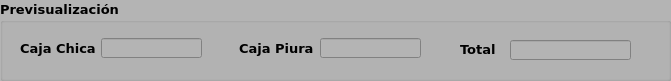
   <widget class="QGroupBox" name="groupBox_4">
    <property name="geometry">
     <rect>
      <x>20</x>
      <y>240</y>
      <width>671</width>
      <height>81</height>
     </rect>
    </property>
    <property name="palette">
     <palette>
      <active>
       <colorrole role="WindowText">
        <brush brushstyle="SolidPattern">
         <color alpha="255">
          <red>0</red>
          <green>0</green>
          <blue>0</blue>
         </color>
        </brush>
       </colorrole>
       <colorrole role="Button">
        <brush brushstyle="SolidPattern">
         <color alpha="255">
          <red>180</red>
          <green>180</green>
          <blue>180</blue>
         </color>
        </brush>
       </colorrole>
       <colorrole role="Light">
        <brush brushstyle="SolidPattern">
         <color alpha="255">
          <red>255</red>
          <green>255</green>
          <blue>255</blue>
         </color>
        </brush>
       </colorrole>
       <colorrole role="Midlight">
        <brush brushstyle="SolidPattern">
         <color alpha="255">
          <red>217</red>
          <green>217</green>
          <blue>217</blue>
         </color>
        </brush>
       </colorrole>
       <colorrole role="Dark">
        <brush brushstyle="SolidPattern">
         <color alpha="255">
          <red>90</red>
          <green>90</green>
          <blue>90</blue>
         </color>
        </brush>
       </colorrole>
       <colorrole role="Mid">
        <brush brushstyle="SolidPattern">
         <color alpha="255">
          <red>120</red>
          <green>120</green>
          <blue>120</blue>
         </color>
        </brush>
       </colorrole>
       <colorrole role="Text">
        <brush brushstyle="SolidPattern">
         <color alpha="255">
          <red>0</red>
          <green>0</green>
          <blue>0</blue>
         </color>
        </brush>
       </colorrole>
       <colorrole role="BrightText">
        <brush brushstyle="SolidPattern">
         <color alpha="255">
          <red>255</red>
          <green>255</green>
          <blue>255</blue>
         </color>
        </brush>
       </colorrole>
       <colorrole role="ButtonText">
        <brush brushstyle="SolidPattern">
         <color alpha="255">
          <red>0</red>
          <green>0</green>
          <blue>0</blue>
         </color>
        </brush>
       </colorrole>
       <colorrole role="Base">
        <brush brushstyle="SolidPattern">
         <color alpha="255">
          <red>255</red>
          <green>255</green>
          <blue>255</blue>
         </color>
        </brush>
       </colorrole>
       <colorrole role="Window">
        <brush brushstyle="SolidPattern">
         <color alpha="255">
          <red>180</red>
          <green>180</green>
          <blue>180</blue>
         </color>
        </brush>
       </colorrole>
       <colorrole role="Shadow">
        <brush brushstyle="SolidPattern">
         <color alpha="255">
          <red>0</red>
          <green>0</green>
          <blue>0</blue>
         </color>
        </brush>
       </colorrole>
       <colorrole role="AlternateBase">
        <brush brushstyle="SolidPattern">
         <color alpha="255">
          <red>217</red>
          <green>217</green>
          <blue>217</blue>
         </color>
        </brush>
       </colorrole>
       <colorrole role="ToolTipBase">
        <brush brushstyle="SolidPattern">
         <color alpha="255">
          <red>255</red>
          <green>255</green>
          <blue>220</blue>
         </color>
        </brush>
       </colorrole>
       <colorrole role="ToolTipText">
        <brush brushstyle="SolidPattern">
         <color alpha="255">
          <red>0</red>
          <green>0</green>
          <blue>0</blue>
         </color>
        </brush>
       </colorrole>
       <colorrole role="PlaceholderText">
        <brush brushstyle="SolidPattern">
         <color alpha="128">
          <red>0</red>
          <green>0</green>
          <blue>0</blue>
         </color>
        </brush>
       </colorrole>
      </active>
      <inactive>
       <colorrole role="WindowText">
        <brush brushstyle="SolidPattern">
         <color alpha="255">
          <red>0</red>
          <green>0</green>
          <blue>0</blue>
         </color>
        </brush>
       </colorrole>
       <colorrole role="Button">
        <brush brushstyle="SolidPattern">
         <color alpha="255">
          <red>180</red>
          <green>180</green>
          <blue>180</blue>
         </color>
        </brush>
       </colorrole>
       <colorrole role="Light">
        <brush brushstyle="SolidPattern">
         <color alpha="255">
          <red>255</red>
          <green>255</green>
          <blue>255</blue>
         </color>
        </brush>
       </colorrole>
       <colorrole role="Midlight">
        <brush brushstyle="SolidPattern">
         <color alpha="255">
          <red>217</red>
          <green>217</green>
          <blue>217</blue>
         </color>
        </brush>
       </colorrole>
       <colorrole role="Dark">
        <brush brushstyle="SolidPattern">
         <color alpha="255">
          <red>90</red>
          <green>90</green>
          <blue>90</blue>
         </color>
        </brush>
       </colorrole>
       <colorrole role="Mid">
        <brush brushstyle="SolidPattern">
         <color alpha="255">
          <red>120</red>
          <green>120</green>
          <blue>120</blue>
         </color>
        </brush>
       </colorrole>
       <colorrole role="Text">
        <brush brushstyle="SolidPattern">
         <color alpha="255">
          <red>0</red>
          <green>0</green>
          <blue>0</blue>
         </color>
        </brush>
       </colorrole>
       <colorrole role="BrightText">
        <brush brushstyle="SolidPattern">
         <color alpha="255">
          <red>255</red>
          <green>255</green>
          <blue>255</blue>
         </color>
        </brush>
       </colorrole>
       <colorrole role="ButtonText">
        <brush brushstyle="SolidPattern">
         <color alpha="255">
          <red>0</red>
          <green>0</green>
          <blue>0</blue>
         </color>
        </brush>
       </colorrole>
       <colorrole role="Base">
        <brush brushstyle="SolidPattern">
         <color alpha="255">
          <red>255</red>
          <green>255</green>
          <blue>255</blue>
         </color>
        </brush>
       </colorrole>
       <colorrole role="Window">
        <brush brushstyle="SolidPattern">
         <color alpha="255">
          <red>180</red>
          <green>180</green>
          <blue>180</blue>
         </color>
        </brush>
       </colorrole>
       <colorrole role="Shadow">
        <brush brushstyle="SolidPattern">
         <color alpha="255">
          <red>0</red>
          <green>0</green>
          <blue>0</blue>
         </color>
        </brush>
       </colorrole>
       <colorrole role="AlternateBase">
        <brush brushstyle="SolidPattern">
         <color alpha="255">
          <red>217</red>
          <green>217</green>
          <blue>217</blue>
         </color>
        </brush>
       </colorrole>
       <colorrole role="ToolTipBase">
        <brush brushstyle="SolidPattern">
         <color alpha="255">
          <red>255</red>
          <green>255</green>
          <blue>220</blue>
         </color>
        </brush>
       </colorrole>
       <colorrole role="ToolTipText">
        <brush brushstyle="SolidPattern">
         <color alpha="255">
          <red>0</red>
          <green>0</green>
          <blue>0</blue>
         </color>
        </brush>
       </colorrole>
       <colorrole role="PlaceholderText">
        <brush brushstyle="SolidPattern">
         <color alpha="128">
          <red>0</red>
          <green>0</green>
          <blue>0</blue>
         </color>
        </brush>
       </colorrole>
      </inactive>
      <disabled>
       <colorrole role="WindowText">
        <brush brushstyle="SolidPattern">
         <color alpha="255">
          <red>90</red>
          <green>90</green>
          <blue>90</blue>
         </color>
        </brush>
       </colorrole>
       <colorrole role="Button">
        <brush brushstyle="SolidPattern">
         <color alpha="255">
          <red>180</red>
          <green>180</green>
          <blue>180</blue>
         </color>
        </brush>
       </colorrole>
       <colorrole role="Light">
        <brush brushstyle="SolidPattern">
         <color alpha="255">
          <red>255</red>
          <green>255</green>
          <blue>255</blue>
         </color>
        </brush>
       </colorrole>
       <colorrole role="Midlight">
        <brush brushstyle="SolidPattern">
         <color alpha="255">
          <red>217</red>
          <green>217</green>
          <blue>217</blue>
         </color>
        </brush>
       </colorrole>
       <colorrole role="Dark">
        <brush brushstyle="SolidPattern">
         <color alpha="255">
          <red>90</red>
          <green>90</green>
          <blue>90</blue>
         </color>
        </brush>
       </colorrole>
       <colorrole role="Mid">
        <brush brushstyle="SolidPattern">
         <color alpha="255">
          <red>120</red>
          <green>120</green>
          <blue>120</blue>
         </color>
        </brush>
       </colorrole>
       <colorrole role="Text">
        <brush brushstyle="SolidPattern">
         <color alpha="255">
          <red>90</red>
          <green>90</green>
          <blue>90</blue>
         </color>
        </brush>
       </colorrole>
       <colorrole role="BrightText">
        <brush brushstyle="SolidPattern">
         <color alpha="255">
          <red>255</red>
          <green>255</green>
          <blue>255</blue>
         </color>
        </brush>
       </colorrole>
       <colorrole role="ButtonText">
        <brush brushstyle="SolidPattern">
         <color alpha="255">
          <red>90</red>
          <green>90</green>
          <blue>90</blue>
         </color>
        </brush>
       </colorrole>
       <colorrole role="Base">
        <brush brushstyle="SolidPattern">
         <color alpha="255">
          <red>180</red>
          <green>180</green>
          <blue>180</blue>
         </color>
        </brush>
       </colorrole>
       <colorrole role="Window">
        <brush brushstyle="SolidPattern">
         <color alpha="255">
          <red>180</red>
          <green>180</green>
          <blue>180</blue>
         </color>
        </brush>
       </colorrole>
       <colorrole role="Shadow">
        <brush brushstyle="SolidPattern">
         <color alpha="255">
          <red>0</red>
          <green>0</green>
          <blue>0</blue>
         </color>
        </brush>
       </colorrole>
       <colorrole role="AlternateBase">
        <brush brushstyle="SolidPattern">
         <color alpha="255">
          <red>180</red>
          <green>180</green>
          <blue>180</blue>
         </color>
        </brush>
       </colorrole>
       <colorrole role="ToolTipBase">
        <brush brushstyle="SolidPattern">
         <color alpha="255">
          <red>255</red>
          <green>255</green>
          <blue>220</blue>
         </color>
        </brush>
       </colorrole>
       <colorrole role="ToolTipText">
        <brush brushstyle="SolidPattern">
         <color alpha="255">
          <red>0</red>
          <green>0</green>
          <blue>0</blue>
         </color>
        </brush>
       </colorrole>
       <colorrole role="PlaceholderText">
        <brush brushstyle="SolidPattern">
         <color alpha="128">
          <red>0</red>
          <green>0</green>
          <blue>0</blue>
         </color>
        </brush>
       </colorrole>
      </disabled>
     </palette>
    </property>
    <property name="font">
     <font>
      <family>Verdana</family>
      <pointsize>10</pointsize>
      <bold>true</bold>
     </font>
    </property>
    <property name="autoFillBackground">
     <bool>true</bool>
    </property>
    <property name="title">
     <string>Previsualización</string>
    </property>
    <widget class="QLineEdit" name="lineEdit_5">
     <property name="enabled">
      <bool>false</bool>
     </property>
     <property name="geometry">
      <rect>
       <x>320</x>
       <y>38</y>
       <width>101</width>
       <height>20</height>
      </rect>
     </property>
     <property name="font">
      <font>
       <family>Verdana</family>
       <pointsize>10</pointsize>
       <bold>true</bold>
      </font>
     </property>
    </widget>
    <widget class="QLabel" name="label_6">
     <property name="geometry">
      <rect>
       <x>239</x>
       <y>40</y>
       <width>81</width>
       <height>16</height>
      </rect>
     </property>
     <property name="font">
      <font>
       <family>Verdana</family>
       <pointsize>10</pointsize>
       <bold>true</bold>
      </font>
     </property>
     <property name="text">
      <string>Caja Piura</string>
     </property>
    </widget>
    <widget class="QLineEdit" name="lineEdit_6">
     <property name="enabled">
      <bool>false</bool>
     </property>
     <property name="geometry">
      <rect>
       <x>101</x>
       <y>38</y>
       <width>101</width>
       <height>20</height>
      </rect>
     </property>
     <property name="font">
      <font>
       <family>Verdana</family>
       <pointsize>10</pointsize>
       <bold>true</bold>
      </font>
     </property>
    </widget>
    <widget class="QLabel" name="label_7">
     <property name="geometry">
      <rect>
       <x>20</x>
       <y>40</y>
       <width>81</width>
       <height>16</height>
      </rect>
     </property>
     <property name="font">
      <font>
       <family>Verdana</family>
       <pointsize>10</pointsize>
       <bold>true</bold>
      </font>
     </property>
     <property name="text">
      <string>Caja Chica</string>
     </property>
    </widget>
    <widget class="QLineEdit" name="lineEdit_7">
     <property name="enabled">
      <bool>false</bool>
     </property>
     <property name="geometry">
      <rect>
       <x>510</x>
       <y>40</y>
       <width>121</width>
       <height>20</height>
      </rect>
     </property>
     <property name="font">
      <font>
       <family>Verdana</family>
       <pointsize>10</pointsize>
       <bold>true</bold>
      </font>
     </property>
    </widget>
    <widget class="QLabel" name="label_8">
     <property name="geometry">
      <rect>
       <x>460</x>
       <y>41</y>
       <width>81</width>
       <height>16</height>
      </rect>
     </property>
     <property name="font">
      <font>
       <family>Verdana</family>
       <pointsize>10</pointsize>
       <bold>true</bold>
      </font>
     </property>
     <property name="text">
      <string>Total</string>
     </property>
    </widget>
   </widget>
